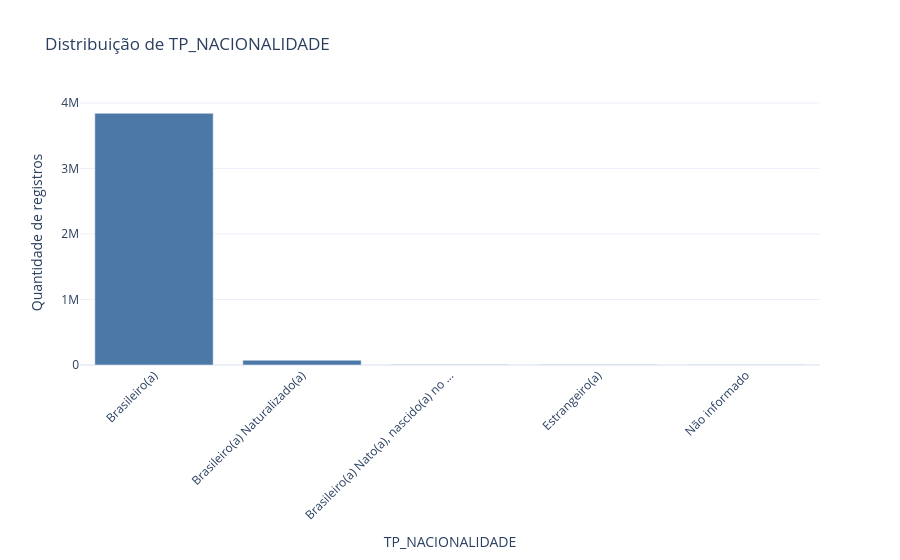

The notebook cell saved with this chart:
### Markdown cell above
### `TP_NACIONALIDADE`

Nacionalidade

### Code cell
plotar_distribuicao_coluna('TP_NACIONALIDADE')

### Figure 1 — Plotly figure (JSON) as saved in the notebook; plotly's stock layout.template omitted (floating-point values rounded to 4 significant figures)
{"data": [{"customdata": [["1", "Brasileiro(a)"], ["2", "Brasileiro(a) Naturalizado(a)"], ["4", "Brasileiro(a) Nato(a), nascido(a) no exterior"], ["3", "Estrangeiro(a)"], ["0", "Não informado"]], "hovertemplate": "<b>%{x}</b><br>Registros: %{y:,.0f}<br>Label/código: %{customdata[0]}<br>Significado: %{customdata[1]}<extra></extra>", "legendgroup": "", "marker": {"color": "#4C78A8", "pattern": {"shape": ""}}, "name": "", "orientation": "v", "showlegend": false, "textposition": "auto", "type": "bar", "x": ["Brasileiro(a)", "Brasileiro(a) Naturalizado(a)", "Brasileiro(a) Nato(a), nascido(a) no …", "Estrangeiro(a)", "Não informado"], "xaxis": "x", "y": [3842681, 73429, 8580, 7112, 2153], "yaxis": "y"}], "layout": {"barmode": "relative", "clickmode": "event+select", "dragmode": "select", "legend": {"tracegroupgap": 0}, "title": {"text": "Distribuição de TP_NACIONALIDADE"}, "xaxis": {"anchor": "y", "domain": [0, 1], "tickangle": -45, "title": {"text": "TP_NACIONALIDADE"}}, "yaxis": {"anchor": "x", "domain": [0, 1], "title": {"text": "Quantidade de registros"}}}}
